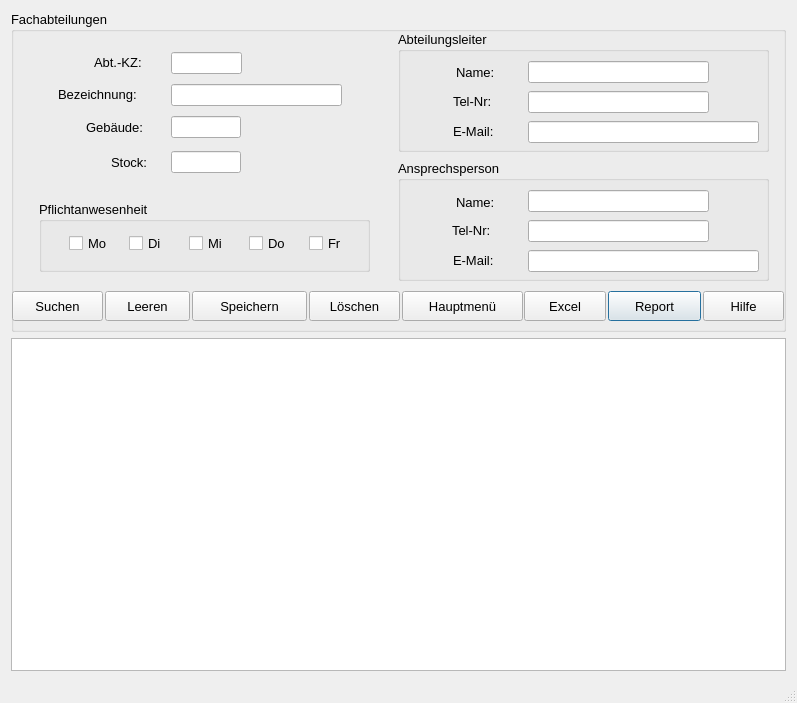
<?xml version="1.0" encoding="UTF-8"?>
<ui version="4.0">
 <class>Fachabteilungen</class>
 <widget class="QDialog" name="Fachabteilungen">
  <property name="geometry">
   <rect>
    <x>0</x>
    <y>0</y>
    <width>797</width>
    <height>703</height>
   </rect>
  </property>
  <property name="minimumSize">
   <size>
    <width>797</width>
    <height>703</height>
   </size>
  </property>
  <property name="font">
   <font>
    <pointsize>10</pointsize>
   </font>
  </property>
  <property name="windowTitle">
   <string>Fachabteilungen</string>
  </property>
  <property name="sizeGripEnabled">
   <bool>true</bool>
  </property>
  <layout class="QGridLayout" name="gridLayout">
   <item row="0" column="0">
    <widget class="QGroupBox" name="groupBox">
     <property name="sizePolicy">
      <sizepolicy hsizetype="Fixed" vsizetype="Fixed">
       <horstretch>0</horstretch>
       <verstretch>0</verstretch>
      </sizepolicy>
     </property>
     <property name="minimumSize">
      <size>
       <width>775</width>
       <height>321</height>
      </size>
     </property>
     <property name="font">
      <font>
       <pointsize>10</pointsize>
      </font>
     </property>
     <property name="title">
      <string>Fachabteilungen</string>
     </property>
     <widget class="QLabel" name="lblfachabteilungabk">
      <property name="geometry">
       <rect>
        <x>83</x>
        <y>41</y>
        <width>131</width>
        <height>21</height>
       </rect>
      </property>
      <property name="font">
       <font>
        <pointsize>10</pointsize>
       </font>
      </property>
      <property name="text">
       <string>Abt.-KZ:</string>
      </property>
     </widget>
     <widget class="QLabel" name="lblgebeaude">
      <property name="geometry">
       <rect>
        <x>75</x>
        <y>106</y>
        <width>91</width>
        <height>21</height>
       </rect>
      </property>
      <property name="font">
       <font>
        <pointsize>10</pointsize>
       </font>
      </property>
      <property name="text">
       <string>Gebäude:</string>
      </property>
     </widget>
     <widget class="QLabel" name="lblfachabteilungbez">
      <property name="geometry">
       <rect>
        <x>47</x>
        <y>73</y>
        <width>121</width>
        <height>21</height>
       </rect>
      </property>
      <property name="font">
       <font>
        <pointsize>10</pointsize>
       </font>
      </property>
      <property name="text">
       <string>Bezeichnung:</string>
      </property>
     </widget>
     <widget class="QLineEdit" name="leFachabteilungabk">
      <property name="geometry">
       <rect>
        <x>160</x>
        <y>41</y>
        <width>71</width>
        <height>22</height>
       </rect>
      </property>
      <property name="font">
       <font>
        <pointsize>10</pointsize>
       </font>
      </property>
     </widget>
     <widget class="QLineEdit" name="leStock">
      <property name="geometry">
       <rect>
        <x>160</x>
        <y>140</y>
        <width>70</width>
        <height>22</height>
       </rect>
      </property>
      <property name="font">
       <font>
        <pointsize>10</pointsize>
       </font>
      </property>
     </widget>
     <widget class="QLineEdit" name="leFachabteilungbez">
      <property name="geometry">
       <rect>
        <x>160</x>
        <y>73</y>
        <width>171</width>
        <height>22</height>
       </rect>
      </property>
      <property name="font">
       <font>
        <pointsize>10</pointsize>
       </font>
      </property>
     </widget>
     <widget class="QLabel" name="lblstock">
      <property name="geometry">
       <rect>
        <x>100</x>
        <y>141</y>
        <width>71</width>
        <height>21</height>
       </rect>
      </property>
      <property name="font">
       <font>
        <pointsize>10</pointsize>
       </font>
      </property>
      <property name="text">
       <string>Stock:</string>
      </property>
     </widget>
     <widget class="QLineEdit" name="leGebaeude">
      <property name="geometry">
       <rect>
        <x>160</x>
        <y>105</y>
        <width>70</width>
        <height>22</height>
       </rect>
      </property>
      <property name="font">
       <font>
        <pointsize>10</pointsize>
       </font>
      </property>
     </widget>
     <widget class="QPushButton" name="btCSV">
      <property name="geometry">
       <rect>
        <x>597</x>
        <y>280</y>
        <width>93</width>
        <height>30</height>
       </rect>
      </property>
      <property name="sizePolicy">
       <sizepolicy hsizetype="Fixed" vsizetype="Fixed">
        <horstretch>0</horstretch>
        <verstretch>0</verstretch>
       </sizepolicy>
      </property>
      <property name="maximumSize">
       <size>
        <width>100</width>
        <height>16777215</height>
       </size>
      </property>
      <property name="font">
       <font>
        <pointsize>10</pointsize>
       </font>
      </property>
      <property name="text">
       <string>Report</string>
      </property>
      <property name="icon">
       <iconset>
        <normaloff>../../_Symbole/UsedSymbols/reporting_noun_report_document_file_icon_148360.ico</normaloff>../../_Symbole/UsedSymbols/reporting_noun_report_document_file_icon_148360.ico</iconset>
      </property>
     </widget>
     <widget class="QPushButton" name="btAbbrechen">
      <property name="geometry">
       <rect>
        <x>391</x>
        <y>280</y>
        <width>121</width>
        <height>30</height>
       </rect>
      </property>
      <property name="sizePolicy">
       <sizepolicy hsizetype="Fixed" vsizetype="Fixed">
        <horstretch>0</horstretch>
        <verstretch>0</verstretch>
       </sizepolicy>
      </property>
      <property name="minimumSize">
       <size>
        <width>115</width>
        <height>0</height>
       </size>
      </property>
      <property name="maximumSize">
       <size>
        <width>135</width>
        <height>16777215</height>
       </size>
      </property>
      <property name="font">
       <font>
        <pointsize>10</pointsize>
       </font>
      </property>
      <property name="text">
       <string>Hauptmenü</string>
      </property>
      <property name="icon">
       <iconset>
        <normaloff>../../_Symbole/UsedSymbols/log-out_icon-icons.com_50106.ico</normaloff>../../_Symbole/UsedSymbols/log-out_icon-icons.com_50106.ico</iconset>
      </property>
     </widget>
     <widget class="QPushButton" name="btExcel">
      <property name="enabled">
       <bool>true</bool>
      </property>
      <property name="geometry">
       <rect>
        <x>513</x>
        <y>280</y>
        <width>82</width>
        <height>30</height>
       </rect>
      </property>
      <property name="sizePolicy">
       <sizepolicy hsizetype="Fixed" vsizetype="Fixed">
        <horstretch>0</horstretch>
        <verstretch>0</verstretch>
       </sizepolicy>
      </property>
      <property name="maximumSize">
       <size>
        <width>115</width>
        <height>16777215</height>
       </size>
      </property>
      <property name="font">
       <font>
        <pointsize>10</pointsize>
       </font>
      </property>
      <property name="text">
       <string>Excel</string>
      </property>
      <property name="icon">
       <iconset>
        <normaloff>../../_Symbole/UsedSymbols/microsoft_excel_icon_132212.ico</normaloff>../../_Symbole/UsedSymbols/microsoft_excel_icon_132212.ico</iconset>
      </property>
     </widget>
     <widget class="QPushButton" name="btSuchen">
      <property name="geometry">
       <rect>
        <x>1</x>
        <y>280</y>
        <width>91</width>
        <height>30</height>
       </rect>
      </property>
      <property name="sizePolicy">
       <sizepolicy hsizetype="Fixed" vsizetype="Fixed">
        <horstretch>0</horstretch>
        <verstretch>0</verstretch>
       </sizepolicy>
      </property>
      <property name="maximumSize">
       <size>
        <width>100</width>
        <height>16777215</height>
       </size>
      </property>
      <property name="font">
       <font>
        <pointsize>10</pointsize>
       </font>
      </property>
      <property name="text">
       <string>Suchen</string>
      </property>
      <property name="icon">
       <iconset>
        <normaloff>../../_Symbole/UsedSymbols/searchmagnifierinterfacesymbol1_79893.ico</normaloff>../../_Symbole/UsedSymbols/searchmagnifierinterfacesymbol1_79893.ico</iconset>
      </property>
     </widget>
     <widget class="QPushButton" name="btLoeschen">
      <property name="geometry">
       <rect>
        <x>298</x>
        <y>280</y>
        <width>91</width>
        <height>30</height>
       </rect>
      </property>
      <property name="sizePolicy">
       <sizepolicy hsizetype="Fixed" vsizetype="Fixed">
        <horstretch>0</horstretch>
        <verstretch>0</verstretch>
       </sizepolicy>
      </property>
      <property name="maximumSize">
       <size>
        <width>100</width>
        <height>16777215</height>
       </size>
      </property>
      <property name="font">
       <font>
        <pointsize>10</pointsize>
       </font>
      </property>
      <property name="text">
       <string>Löschen</string>
      </property>
      <property name="icon">
       <iconset>
        <normaloff>../../_Symbole/UsedSymbols/seo-social-web-network-internet_262_icon-icons.com_61518.ico</normaloff>../../_Symbole/UsedSymbols/seo-social-web-network-internet_262_icon-icons.com_61518.ico</iconset>
      </property>
     </widget>
     <widget class="QPushButton" name="btClear">
      <property name="geometry">
       <rect>
        <x>94</x>
        <y>280</y>
        <width>85</width>
        <height>30</height>
       </rect>
      </property>
      <property name="sizePolicy">
       <sizepolicy hsizetype="Fixed" vsizetype="Fixed">
        <horstretch>0</horstretch>
        <verstretch>0</verstretch>
       </sizepolicy>
      </property>
      <property name="maximumSize">
       <size>
        <width>100</width>
        <height>16777215</height>
       </size>
      </property>
      <property name="font">
       <font>
        <pointsize>10</pointsize>
       </font>
      </property>
      <property name="text">
       <string>Leeren</string>
      </property>
      <property name="icon">
       <iconset>
        <normaloff>../../_Symbole/UsedSymbols/-clear_90704.ico</normaloff>../../_Symbole/UsedSymbols/-clear_90704.ico</iconset>
      </property>
     </widget>
     <widget class="QPushButton" name="btSpeichern">
      <property name="geometry">
       <rect>
        <x>181</x>
        <y>280</y>
        <width>115</width>
        <height>30</height>
       </rect>
      </property>
      <property name="sizePolicy">
       <sizepolicy hsizetype="Fixed" vsizetype="Fixed">
        <horstretch>0</horstretch>
        <verstretch>0</verstretch>
       </sizepolicy>
      </property>
      <property name="minimumSize">
       <size>
        <width>115</width>
        <height>0</height>
       </size>
      </property>
      <property name="maximumSize">
       <size>
        <width>120</width>
        <height>16777215</height>
       </size>
      </property>
      <property name="font">
       <font>
        <pointsize>10</pointsize>
       </font>
      </property>
      <property name="text">
       <string>Speichern</string>
      </property>
      <property name="icon">
       <iconset>
        <normaloff>../../_Symbole/UsedSymbols/save_3621.ico</normaloff>../../_Symbole/UsedSymbols/save_3621.ico</iconset>
      </property>
     </widget>
     <widget class="QPushButton" name="btHilfe">
      <property name="geometry">
       <rect>
        <x>692</x>
        <y>280</y>
        <width>81</width>
        <height>30</height>
       </rect>
      </property>
      <property name="sizePolicy">
       <sizepolicy hsizetype="Fixed" vsizetype="Fixed">
        <horstretch>0</horstretch>
        <verstretch>0</verstretch>
       </sizepolicy>
      </property>
      <property name="maximumSize">
       <size>
        <width>100</width>
        <height>16777215</height>
       </size>
      </property>
      <property name="font">
       <font>
        <pointsize>10</pointsize>
       </font>
      </property>
      <property name="text">
       <string>Hilfe</string>
      </property>
      <property name="icon">
       <iconset>
        <normaloff>../../_Symbole/UsedSymbols/info_13213.ico</normaloff>../../_Symbole/UsedSymbols/info_13213.ico</iconset>
      </property>
     </widget>
     <widget class="QGroupBox" name="gbWochentage">
      <property name="geometry">
       <rect>
        <x>28</x>
        <y>190</y>
        <width>331</width>
        <height>71</height>
       </rect>
      </property>
      <property name="font">
       <font>
        <pointsize>10</pointsize>
       </font>
      </property>
      <property name="title">
       <string>Pflichtanwesenheit</string>
      </property>
      <widget class="QCheckBox" name="cbFr">
       <property name="geometry">
        <rect>
         <x>270</x>
         <y>32</y>
         <width>51</width>
         <height>20</height>
        </rect>
       </property>
       <property name="font">
        <font>
         <pointsize>10</pointsize>
        </font>
       </property>
       <property name="text">
        <string>Fr</string>
       </property>
      </widget>
      <widget class="QCheckBox" name="cbDo">
       <property name="geometry">
        <rect>
         <x>210</x>
         <y>32</y>
         <width>51</width>
         <height>20</height>
        </rect>
       </property>
       <property name="font">
        <font>
         <pointsize>10</pointsize>
        </font>
       </property>
       <property name="text">
        <string>Do</string>
       </property>
      </widget>
      <widget class="QCheckBox" name="cbMi">
       <property name="geometry">
        <rect>
         <x>150</x>
         <y>32</y>
         <width>51</width>
         <height>20</height>
        </rect>
       </property>
       <property name="font">
        <font>
         <pointsize>10</pointsize>
        </font>
       </property>
       <property name="text">
        <string>Mi</string>
       </property>
      </widget>
      <widget class="QCheckBox" name="cbMo">
       <property name="geometry">
        <rect>
         <x>30</x>
         <y>32</y>
         <width>51</width>
         <height>20</height>
        </rect>
       </property>
       <property name="font">
        <font>
         <pointsize>10</pointsize>
        </font>
       </property>
       <property name="text">
        <string>Mo</string>
       </property>
      </widget>
      <widget class="QCheckBox" name="cbDi">
       <property name="geometry">
        <rect>
         <x>90</x>
         <y>32</y>
         <width>51</width>
         <height>20</height>
        </rect>
       </property>
       <property name="font">
        <font>
         <pointsize>10</pointsize>
        </font>
       </property>
       <property name="text">
        <string>Di</string>
       </property>
      </widget>
     </widget>
     <widget class="QGroupBox" name="groupBox_2">
      <property name="geometry">
       <rect>
        <x>291</x>
        <y>381</y>
        <width>391</width>
        <height>181</height>
       </rect>
      </property>
      <property name="title">
       <string>GroupBox</string>
      </property>
     </widget>
     <widget class="QGroupBox" name="gbAnsprechsperson">
      <property name="geometry">
       <rect>
        <x>387</x>
        <y>149</y>
        <width>371</width>
        <height>121</height>
       </rect>
      </property>
      <property name="font">
       <font>
        <pointsize>10</pointsize>
       </font>
      </property>
      <property name="title">
       <string>Ansprechsperson</string>
      </property>
      <widget class="QLineEdit" name="leAnsprechspersonmail">
       <property name="geometry">
        <rect>
         <x>130</x>
         <y>90</y>
         <width>231</width>
         <height>22</height>
        </rect>
       </property>
       <property name="font">
        <font>
         <pointsize>10</pointsize>
        </font>
       </property>
      </widget>
      <widget class="QLabel" name="lblAnsprechspersonname">
       <property name="geometry">
        <rect>
         <x>58</x>
         <y>32</y>
         <width>81</width>
         <height>20</height>
        </rect>
       </property>
       <property name="font">
        <font>
         <pointsize>10</pointsize>
        </font>
       </property>
       <property name="text">
        <string>Name:</string>
       </property>
      </widget>
      <widget class="QLineEdit" name="leAnsprechspersonname">
       <property name="geometry">
        <rect>
         <x>130</x>
         <y>30</y>
         <width>181</width>
         <height>22</height>
        </rect>
       </property>
       <property name="font">
        <font>
         <pointsize>10</pointsize>
        </font>
       </property>
      </widget>
      <widget class="QLabel" name="lblApTelnr">
       <property name="geometry">
        <rect>
         <x>54</x>
         <y>60</y>
         <width>71</width>
         <height>21</height>
        </rect>
       </property>
       <property name="font">
        <font>
         <pointsize>10</pointsize>
        </font>
       </property>
       <property name="text">
        <string>Tel-Nr:</string>
       </property>
      </widget>
      <widget class="QLineEdit" name="leAnsprechspersontel">
       <property name="geometry">
        <rect>
         <x>130</x>
         <y>60</y>
         <width>181</width>
         <height>22</height>
        </rect>
       </property>
       <property name="font">
        <font>
         <pointsize>10</pointsize>
        </font>
       </property>
      </widget>
      <widget class="QLabel" name="lblApEmail">
       <property name="geometry">
        <rect>
         <x>55</x>
         <y>90</y>
         <width>81</width>
         <height>20</height>
        </rect>
       </property>
       <property name="font">
        <font>
         <pointsize>10</pointsize>
        </font>
       </property>
       <property name="text">
        <string>E-Mail:</string>
       </property>
      </widget>
     </widget>
     <widget class="QGroupBox" name="gbAbteilungsleiter">
      <property name="geometry">
       <rect>
        <x>387</x>
        <y>20</y>
        <width>371</width>
        <height>121</height>
       </rect>
      </property>
      <property name="font">
       <font>
        <pointsize>10</pointsize>
       </font>
      </property>
      <property name="title">
       <string>Abteilungsleiter</string>
      </property>
      <widget class="QLineEdit" name="leAbteilungsleitermail">
       <property name="geometry">
        <rect>
         <x>130</x>
         <y>90</y>
         <width>231</width>
         <height>22</height>
        </rect>
       </property>
       <property name="font">
        <font>
         <pointsize>10</pointsize>
        </font>
       </property>
      </widget>
      <widget class="QLabel" name="lblAlTelnr">
       <property name="geometry">
        <rect>
         <x>55</x>
         <y>60</y>
         <width>81</width>
         <height>21</height>
        </rect>
       </property>
       <property name="font">
        <font>
         <pointsize>10</pointsize>
        </font>
       </property>
       <property name="text">
        <string>Tel-Nr:</string>
       </property>
      </widget>
      <widget class="QLineEdit" name="leAbteilungsleitertel">
       <property name="geometry">
        <rect>
         <x>130</x>
         <y>60</y>
         <width>181</width>
         <height>22</height>
        </rect>
       </property>
       <property name="font">
        <font>
         <pointsize>10</pointsize>
        </font>
       </property>
      </widget>
      <widget class="QLabel" name="lblAbteilungsleitername">
       <property name="geometry">
        <rect>
         <x>58</x>
         <y>31</y>
         <width>71</width>
         <height>21</height>
        </rect>
       </property>
       <property name="font">
        <font>
         <pointsize>10</pointsize>
        </font>
       </property>
       <property name="text">
        <string>Name:</string>
       </property>
      </widget>
      <widget class="QLabel" name="lblAlEmail">
       <property name="geometry">
        <rect>
         <x>55</x>
         <y>90</y>
         <width>81</width>
         <height>20</height>
        </rect>
       </property>
       <property name="font">
        <font>
         <pointsize>10</pointsize>
        </font>
       </property>
       <property name="text">
        <string>E-Mail:</string>
       </property>
      </widget>
      <widget class="QLineEdit" name="leAbteilungsleitername">
       <property name="geometry">
        <rect>
         <x>130</x>
         <y>30</y>
         <width>181</width>
         <height>22</height>
        </rect>
       </property>
       <property name="font">
        <font>
         <pointsize>10</pointsize>
        </font>
       </property>
      </widget>
     </widget>
    </widget>
   </item>
   <item row="1" column="0">
    <widget class="QTableWidget" name="tableWidget">
     <property name="editTriggers">
      <set>QAbstractItemView::NoEditTriggers</set>
     </property>
    </widget>
   </item>
   <item row="2" column="0">
    <widget class="QLabel" name="lab_INFO">
     <property name="text">
      <string/>
     </property>
    </widget>
   </item>
  </layout>
 </widget>
 <tabstops>
  <tabstop>leFachabteilungabk</tabstop>
  <tabstop>leFachabteilungbez</tabstop>
  <tabstop>leGebaeude</tabstop>
  <tabstop>leStock</tabstop>
  <tabstop>cbMo</tabstop>
  <tabstop>cbDi</tabstop>
  <tabstop>cbMi</tabstop>
  <tabstop>cbDo</tabstop>
  <tabstop>cbFr</tabstop>
  <tabstop>leAbteilungsleitername</tabstop>
  <tabstop>leAbteilungsleitertel</tabstop>
  <tabstop>leAbteilungsleitermail</tabstop>
  <tabstop>leAnsprechspersonname</tabstop>
  <tabstop>leAnsprechspersontel</tabstop>
  <tabstop>leAnsprechspersonmail</tabstop>
  <tabstop>btSuchen</tabstop>
  <tabstop>btClear</tabstop>
  <tabstop>btSpeichern</tabstop>
  <tabstop>btLoeschen</tabstop>
  <tabstop>btAbbrechen</tabstop>
  <tabstop>btExcel</tabstop>
  <tabstop>btCSV</tabstop>
  <tabstop>btHilfe</tabstop>
  <tabstop>tableWidget</tabstop>
 </tabstops>
 <resources/>
 <connections/>
</ui>
